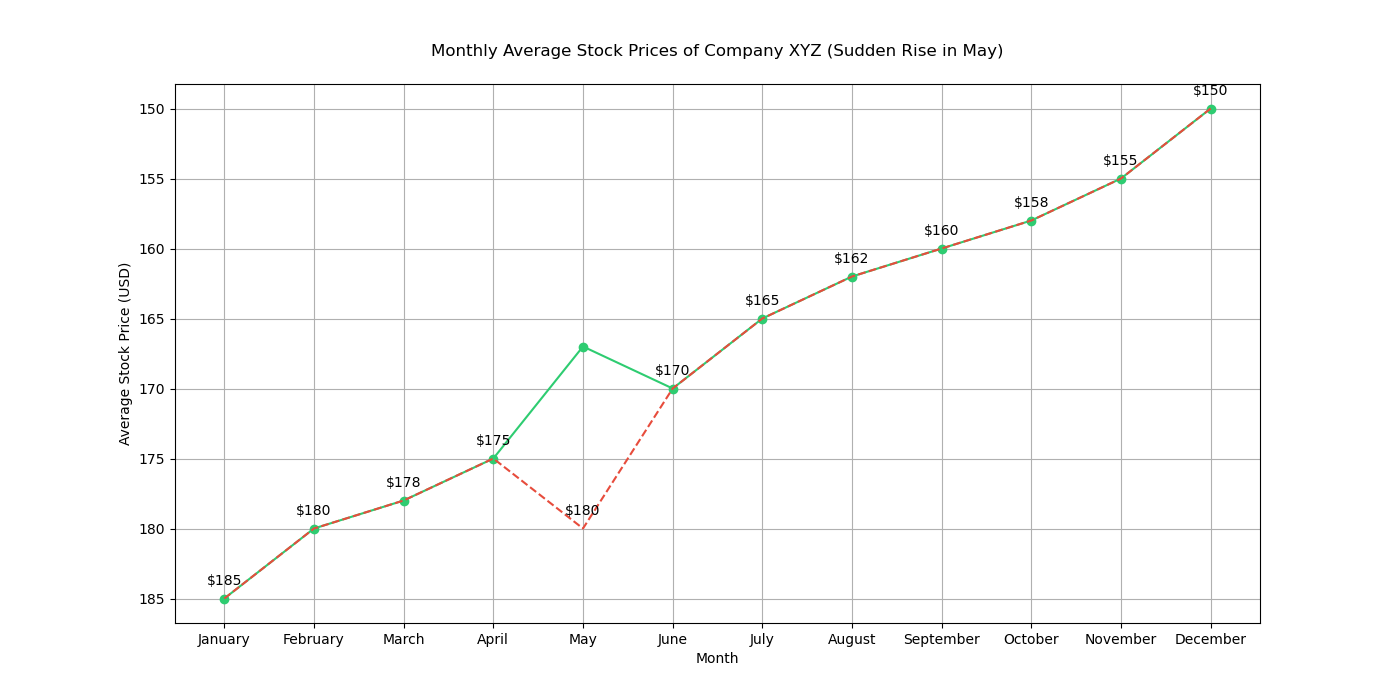

The Python source for this figure:

import matplotlib.pyplot as plt

# Define the data points
months = ['January', 'February', 'March', 'April', 'May', 'June', 'July',
          'August', 'September', 'October', 'November', 'December']
stock_prices = [185, 180, 178, 175, 167, 170, 165, 162, 160, 158, 155, 150]

# Create the line chart
plt.figure(figsize=(14, 7))  # Changed width and height of the chart
plt.plot(months, stock_prices, color='#2ECC71', marker='o')  # Changed color scheme and added markers

# Customize the trend of the data by simulating a sudden rise in May
stock_prices[4] = 180
plt.plot(months, stock_prices, linestyle='--', color='#E74C3C')  # Overlaying the modified trend line

# Assign annotation to the chart
for i, price in enumerate(stock_prices):
    plt.annotate(f"${price}", (months[i], stock_prices[i]), textcoords="offset points", xytext=(0,10), ha='center')

# Axes and title
plt.title('Monthly Average Stock Prices of Company XYZ (Sudden Rise in May)', pad=20)
plt.xlabel('Month')
plt.ylabel('Average Stock Price (USD)')
plt.grid(True)
plt.gca().invert_yaxis()  # Invert y-axis

# Display the plot
plt.show()
